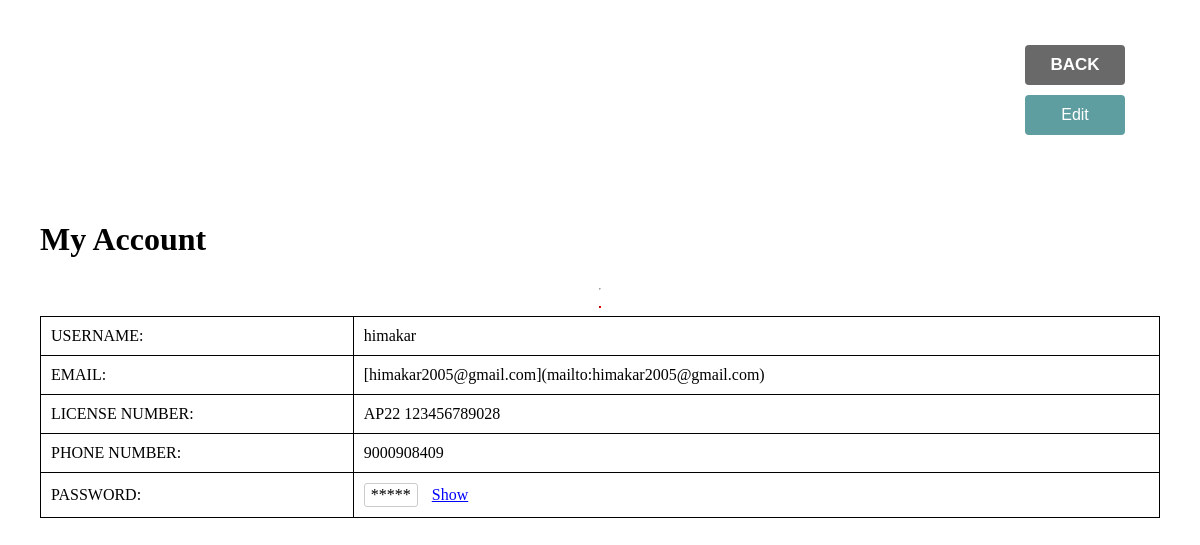
Screenshot of /profile.php (signed in) with the database file from the repository.
### tables this page shows
CREATE TABLE `users` (
`FNAME` varchar(255) NOT NULL,
`EMAIL` varchar(255) NOT NULL,
`LIC_NUM` varchar(255) NOT NULL,
`PHONE_NUMBER` bigint(20) NOT NULL,
`PASSWORD` varchar(255) NOT NULL,
`GENDER` varchar(255) NOT NULL,
PRIMARY KEY (`EMAIL`)
);

### profile.php (the view, shortened to what this page needs)
<?php
    require_once('connection.php');
    if(isset($_SESSION['username']) && isset($_SESSION['password'])) {
        $username = $_SESSION['username'];
        $passw = $_SESSION['password'];
        $sql = "SELECT * FROM users WHERE FNAME = '$username' AND PASSWORD = '$passw'";
        $res = mysqli_query($conn, $sql);
        if($res->num_rows > 0) {
            $row = $res->fetch_assoc();
            if(isset($_GET['edit'])) {
                ?>
                <!DOCTYPE html>
                <html lang="en">
                <head>
                    <meta charset="UTF-8">
                    <meta name="viewport" content="width=device-width, initial-scale=1.0">
                    <title>Edit Profile</title>
                    <style>
                        html, body {
                            margin: 0;
                            padding: 0;
                            height: 100%;
                            background: linear-gradient(to top, rgba(0, 0, 0, 0)50%, rgba(0, 0, 0, 0)50%), url("images/cblur.jpg");
                            background-position: center;
                            background-size: cover;
                            /* background-color: #f0f0f0; Change background color as needed */
                        }
                        .details {
                            border: 2px solid brown;
                            padding: 20px;
                            margin: 20px;
                            display: flex;
                            flex-direction: column;
                        }
                        .details > div {
                            display: flex;
                            margin-bottom: 10px;
                        }
                        .details > div > p {
                            margin: 0;
                            margin-left: 10px;
                        }
                        .password-toggle {
                            cursor: pointer;
                            color: blue;
                            text-decoration: underline;
                        }
                        input[type=text], input[type=number], select {
                            /* width: 100%; */
                            padding: 12px 20px;
                            margin: 8px 0;
                            display: inline-block;
                            border: 1px solid #ccc;
                            border-radius: 4px;
                            box-sizing: border-box;
                        }
                        input[type=submit] {
                            background-color: teal;
                            color: white;
                            padding: 14px 20px;
                            margin: 8px 0;
                            border: none;
                            border-radius: 4px;
                            cursor: pointer;
                        }
                        input[type=submit]:hover {
                            background-color: #ffae42;
                        }
                        /* .edit-form{
                            margin-top :75px;
                        } */
                    </style>
                </head>
                <body>
                    <center>
                    <div class="edit-form">
                        <form action="profile.php" method="POST">
                            <label for="email">Username:</label><br>
                            <input type="text" id="uname" name="uname" value="<?php echo $row['FNAME']; ?>"><br>
                            <label for="email">Email:</label><br>
                            <input type="text" id="email" name="email" value="<?php echo $row['EMAIL']; ?>"><br>
                            <label for="lic_num">License Number:</label><br>
                            <input type="text" id="lic_num" name="lic_num" value="<?php echo $row['LIC_NUM']; ?>"><br>
                            <label for="phone_number">Phone Number:</label><br>
                            <input type="text" id="phone_number" name="phone_number" value="<?php echo $row['PHONE_NUMBER']; ?>"><br>
                            <label for="password">Password:</label><br>
                            <input type="password" id="password" name="password" value="<?php echo $row['PASSWORD']; ?>"><br><br>
                            <input type="submit" name="save_changes" value="Save Changes">
                        </form>
                    </div>
                    <center>
                </body>
                </html>
                <?php
            } else {
                ?>
                <!DOCTYPE html>
                <html lang="en">
                <head>
                </head>
                <body>
                <form method="get" action="profile.php">
                    <div class="name">
                    <input type="submit" name="edit" value="Edit">
                    </div>
                        </form>
                        <button id="back"><a href="cuspage.php">BACK</a></button>
                        <div class="details">
                            <h1>My Account</h1>
                            <hr>
                            <hr style="border-color: red;">
                            <table>
                                <tr>
                                    <td>USERNAME:</td>
                                    <td><?php echo $row['FNAME']?></td>
                                </tr>
                                <tr>
                                    <td>EMAIL:</td>
                                    <td><?php echo $row['EMAIL']?></td>
                                </tr>
                                <tr>
                                    <td>LICENSE NUMBER:</td>
                                    <td><?php echo $row['LIC_NUM']?></td>
                                </tr>
                                <tr>
                                    <td>PHONE NUMBER:</td>
                                    <td><?php echo $row['PHONE_NUMBER']?></td>
                                </tr>
                                <tr>
                                    <td>PASSWORD:</td>
                                    <td>
                                        <span class="password-field"><?php echo str_repeat("*", strlen($row['PASSWORD'])); ?></span>
                                        <span class="password-toggle">Show</span>
                                    </td>
                                </tr>
                            </table>
                        </div>
                </body>
                </html>
                <?php
            }
        }
    } else {
    }
?>

### profile.php (style rules this page uses)
html, body { margin: 0; padding: 0; background-size: cover; }
.details { padding: 20px; margin: 20px; margin-top: 180px; display: flex; flex-direction: column; }
.password-toggle { cursor: pointer; color: blue; text-decoration: underline; }
#back { width: 100px; height: 40px; background: dimgrey; border:none; position: absolute; top:45px; right : 75px; font-size: 17px; border-radius: 4px; }
.name { width: 100px; height: 40px; background: cadetblue; border: none; position: absolute; top: 95px; right: 75px; font-size: 17px; border-radius: 4px; display: flex; justify-content: center; align-items: center; font-weight: bold; }
input[type="submit"] { background: transparent; border: none; color: white; cursor: pointer; outline: none; font-size: 16px; }
#back a { text-decoration: none; color: white; font-weight: bold; }
table { width: 100%; border-collapse: collapse; }
table, th, td { border: 1px solid black; }
th, td { padding: 10px; }
.password-field { display: inline-block; padding: 2px 6px; border: 1px solid #ccc; border-radius: 3px; }
.password-toggle { cursor: pointer; color: blue; margin-left: 10px; }

### rows the page displays
users: FNAME "himakar", EMAIL "[himakar2005@gmail.com](mailto:himakar2005@gmail.com)", LIC_NUM "AP22 123456789028", PHONE_NUMBER "9000908409", PASSWORD "*****"
